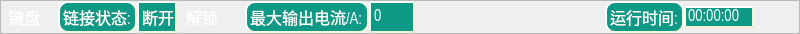
    <widget class="QFrame" name="sideBar_up_Frame">
     <property name="sizePolicy">
      <sizepolicy hsizetype="Minimum" vsizetype="Minimum">
       <horstretch>0</horstretch>
       <verstretch>0</verstretch>
      </sizepolicy>
     </property>
     <property name="minimumSize">
      <size>
       <width>800</width>
       <height>34</height>
      </size>
     </property>
     <property name="maximumSize">
      <size>
       <width>800</width>
       <height>34</height>
      </size>
     </property>
     <property name="font">
      <font>
       <family>Arial Narrow</family>
       <pointsize>12</pointsize>
      </font>
     </property>
     <property name="styleSheet">
      <string notr="true">#sideBar_up_Frame{
 border: 1px solid rgb(18, 220, 200);
    background: qlineargradient(spread:reflect,
        x1:0, y1:0, x2:1, y2:0,
        stop:0 rgba(7, 85, 75, 255),
        stop:1 rgba(18, 220, 200, 255));
}
</string>
     </property>
     <property name="frameShape">
      <enum>QFrame::StyledPanel</enum>
     </property>
     <property name="frameShadow">
      <enum>QFrame::Raised</enum>
     </property>
     <layout class="QGridLayout" name="gridLayout_14">
      <property name="margin">
       <number>0</number>
      </property>
      <property name="spacing">
       <number>0</number>
      </property>
      <item row="0" column="5">
       <widget class="QPushButton" name="unlock_PsBtn">
        <property name="maximumSize">
         <size>
          <width>46</width>
          <height>16777215</height>
         </size>
        </property>
        <property name="font">
         <font>
          <pointsize>12</pointsize>
          <kerning>true</kerning>
         </font>
        </property>
        <property name="styleSheet">
         <string notr="true">QPushButton#unlock_PsBtn 
{
	color: rgb(255, 255, 255);
	border-radius:5px;
	min-width:2em;	
	padding:4px;
	border-image: url(:/pic/toolBtn2.png);
}

QPushButton#unlock_PsBtn:pressed
{
	border-style: inset;
	border-image: url(:/pic/MessBtn1.png);
}</string>
        </property>
        <property name="text">
         <string>解锁</string>
        </property>
       </widget>
      </item>
      <item row="0" column="15">
       <widget class="QLabel" name="RS_maxCur_Label">
        <property name="sizePolicy">
         <sizepolicy hsizetype="Minimum" vsizetype="Minimum">
          <horstretch>0</horstretch>
          <verstretch>0</verstretch>
         </sizepolicy>
        </property>
        <property name="minimumSize">
         <size>
          <width>0</width>
          <height>24</height>
         </size>
        </property>
        <property name="font">
         <font>
          <family>Arial Narrow</family>
          <pointsize>12</pointsize>
         </font>
        </property>
        <property name="contextMenuPolicy">
         <enum>Qt::NoContextMenu</enum>
        </property>
        <property name="styleSheet">
         <string notr="true">border-style: outset;
border-width:2px;
border-color: beige;
color: rgb(255, 255, 255);
background-color: rgba(12, 153, 134, 255);</string>
        </property>
        <property name="text">
         <string>0</string>
        </property>
       </widget>
      </item>
      <item row="0" column="14">
       <widget class="QLabel" name="RS_maxCur_tag_Label">
        <property name="sizePolicy">
         <sizepolicy hsizetype="Minimum" vsizetype="Minimum">
          <horstretch>0</horstretch>
          <verstretch>0</verstretch>
         </sizepolicy>
        </property>
        <property name="font">
         <font>
          <family>Arial Narrow</family>
          <pointsize>12</pointsize>
         </font>
        </property>
        <property name="contextMenuPolicy">
         <enum>Qt::NoContextMenu</enum>
        </property>
        <property name="styleSheet">
         <string notr="true">border-style: outset;
border-width:2px;
border-radius:10px;
border-color: beige;
color: rgb(255, 255, 255);
background-color: rgba(12, 153, 134, 255);</string>
        </property>
        <property name="text">
         <string>最大输出电流/A:</string>
        </property>
       </widget>
      </item>
      <item row="0" column="20">
       <spacer name="sideBar_up_HlSpacer_3">
        <property name="orientation">
         <enum>Qt::Horizontal</enum>
        </property>
        <property name="sizeType">
         <enum>QSizePolicy::Fixed</enum>
        </property>
        <property name="sizeHint" stdset="0">
         <size>
          <width>190</width>
          <height>20</height>
         </size>
        </property>
       </spacer>
      </item>
      <item row="0" column="23">
       <widget class="QLabel" name="battery_Label">
        <property name="sizePolicy">
         <sizepolicy hsizetype="MinimumExpanding" vsizetype="Minimum">
          <horstretch>0</horstretch>
          <verstretch>0</verstretch>
         </sizepolicy>
        </property>
        <property name="minimumSize">
         <size>
          <width>45</width>
          <height>29</height>
         </size>
        </property>
        <property name="maximumSize">
         <size>
          <width>25</width>
          <height>33</height>
         </size>
        </property>
        <property name="font">
         <font>
          <family>Arial Narrow</family>
          <pointsize>12</pointsize>
         </font>
        </property>
        <property name="styleSheet">
         <string notr="true">border-image: url(:/pic/battery_1.png);</string>
        </property>
        <property name="text">
         <string/>
        </property>
       </widget>
      </item>
      <item row="0" column="13">
       <spacer name="sideBar_up_HlSpacer">
        <property name="orientation">
         <enum>Qt::Horizontal</enum>
        </property>
        <property name="sizeType">
         <enum>QSizePolicy::Fixed</enum>
        </property>
        <property name="sizeHint" stdset="0">
         <size>
          <width>20</width>
          <height>16</height>
         </size>
        </property>
       </spacer>
      </item>
      <item row="0" column="22">
       <widget class="QLineEdit" name="runTime_LnEdit">
        <property name="sizePolicy">
         <sizepolicy hsizetype="Fixed" vsizetype="Fixed">
          <horstretch>0</horstretch>
          <verstretch>0</verstretch>
         </sizepolicy>
        </property>
        <property name="minimumSize">
         <size>
          <width>0</width>
          <height>0</height>
         </size>
        </property>
        <property name="maximumSize">
         <size>
          <width>70</width>
          <height>16777215</height>
         </size>
        </property>
        <property name="font">
         <font>
          <family>Arial Narrow</family>
          <pointsize>12</pointsize>
         </font>
        </property>
        <property name="styleSheet">
         <string notr="true">border-style: outset;
border-width:2px;
border-color: beige;
color: rgb(255, 255, 255);
background-color: rgba(12, 153, 134, 255);</string>
        </property>
        <property name="text">
         <string>00:00:00</string>
        </property>
        <property name="readOnly">
         <bool>true</bool>
        </property>
       </widget>
      </item>
      <item row="0" column="0">
       <widget class="QPushButton" name="keyBoard_PsBtn">
        <property name="maximumSize">
         <size>
          <width>53</width>
          <height>16777215</height>
         </size>
        </property>
        <property name="font">
         <font>
          <pointsize>12</pointsize>
         </font>
        </property>
        <property name="styleSheet">
         <string notr="true">QPushButton#keyBoard_PsBtn 
{
	color: rgb(255, 255, 255);
	border-radius:5px;
	min-width:2em;	
	padding:4px;
	border-image: url(:/pic/toolBtn2.png);
}

QPushButton#keyBoard_PsBtn:pressed
{
	border-style: inset;
	border-image: url(:/pic/MessBtn1.png);
}</string>
        </property>
        <property name="text">
         <string>键盘</string>
        </property>
       </widget>
      </item>
      <item row="0" column="21">
       <widget class="QLabel" name="runTime_Label">
        <property name="font">
         <font>
          <family>Arial Narrow</family>
          <pointsize>12</pointsize>
         </font>
        </property>
        <property name="styleSheet">
         <string notr="true">border-style: outset;
border-width:2px;
border-radius:10px;
border-color: beige;
color: rgb(255, 255, 255);
background-color: rgba(12, 153, 134, 255);
</string>
        </property>
        <property name="text">
         <string>运行时间:</string>
        </property>
       </widget>
      </item>
      <item row="0" column="2">
       <widget class="QLabel" name="BMS_cntState_tag_Label">
        <property name="sizePolicy">
         <sizepolicy hsizetype="Minimum" vsizetype="Minimum">
          <horstretch>0</horstretch>
          <verstretch>0</verstretch>
         </sizepolicy>
        </property>
        <property name="font">
         <font>
          <family>Arial Narrow</family>
          <pointsize>12</pointsize>
         </font>
        </property>
        <property name="contextMenuPolicy">
         <enum>Qt::NoContextMenu</enum>
        </property>
        <property name="styleSheet">
         <string notr="true">border-style: outset;
border-width:2px;
border-radius:10px;
border-color: beige;
color: rgb(255, 255, 255);
background-color: rgba(12, 153, 134, 255);

</string>
        </property>
        <property name="text">
         <string>链接状态:</string>
        </property>
       </widget>
      </item>
      <item row="0" column="3">
       <widget class="QLabel" name="BMS_cntState_Label">
        <property name="sizePolicy">
         <sizepolicy hsizetype="Fixed" vsizetype="Preferred">
          <horstretch>0</horstretch>
          <verstretch>0</verstretch>
         </sizepolicy>
        </property>
        <property name="minimumSize">
         <size>
          <width>40</width>
          <height>20</height>
         </size>
        </property>
        <property name="maximumSize">
         <size>
          <width>40</width>
          <height>16777215</height>
         </size>
        </property>
        <property name="font">
         <font>
          <family>Arial Narrow</family>
          <pointsize>12</pointsize>
         </font>
        </property>
        <property name="styleSheet">
         <string notr="true">border-style: outset;
border-width:2px;
border-color: beige;
color: rgb(255, 255, 255);
background-color: rgba(12, 153, 134, 255);</string>
        </property>
        <property name="text">
         <string>断开</string>
        </property>
       </widget>
      </item>
      <item row="0" column="1">
       <spacer name="sideBar_up_HlSpacer_5">
        <property name="orientation">
         <enum>Qt::Horizontal</enum>
        </property>
        <property name="sizeType">
         <enum>QSizePolicy::Fixed</enum>
        </property>
        <property name="sizeHint" stdset="0">
         <size>
          <width>10</width>
          <height>0</height>
         </size>
        </property>
       </spacer>
      </item>
      <item row="0" column="4">
       <spacer name="sideBar_up_HlSpacer_6">
        <property name="orientation">
         <enum>Qt::Horizontal</enum>
        </property>
        <property name="sizeType">
         <enum>QSizePolicy::Fixed</enum>
        </property>
        <property name="sizeHint" stdset="0">
         <size>
          <width>2</width>
          <height>20</height>
         </size>
        </property>
       </spacer>
      </item>
     </layout>
    </widget>
